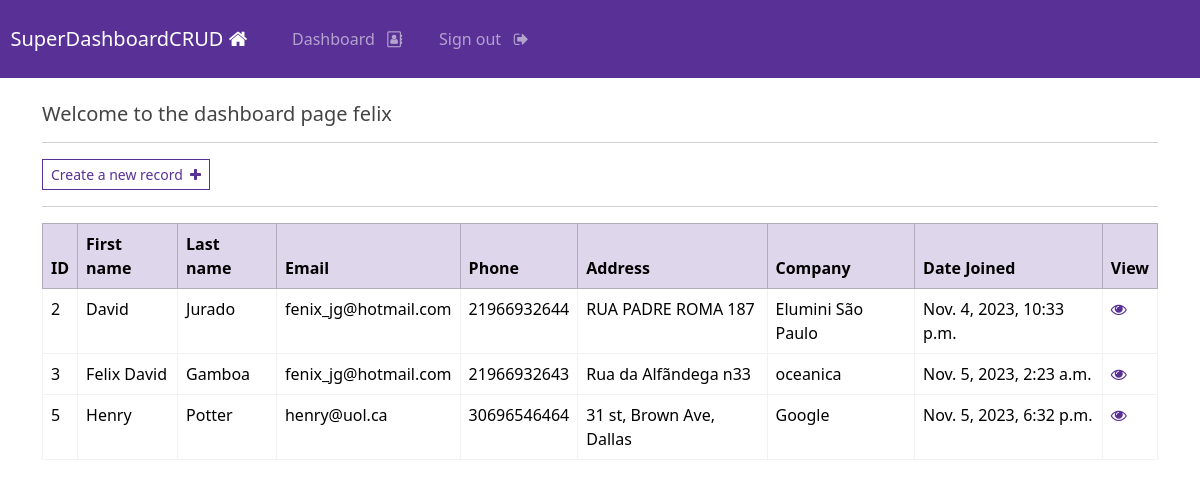
Page /dashboard (signed in) on the earlier database version.
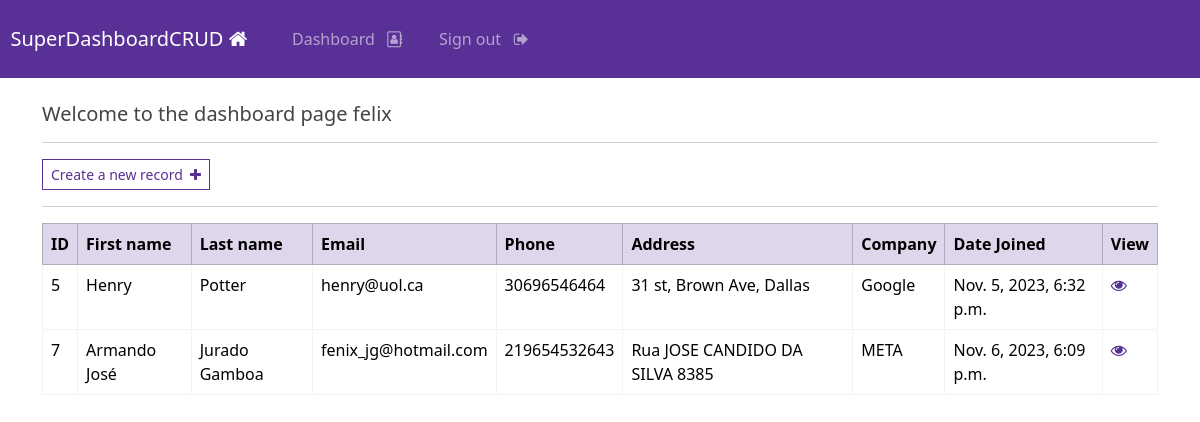
Same page on the later database version.
### webapp/models.py (models this page shows, shortened)
class Record(models.Model):
    Creation_date = models.DateTimeField(auto_now_add=True)
    First_name = models.CharField(max_length=100)
    Last_name = models.CharField(max_length=100)
    Email = models.CharField(max_length=150)
    Phone = models.CharField(max_length=20)
    Address = models.CharField(max_length=300)
    Company = models.CharField(max_length=255)

### webapp/views.py (the view)
# urls.py: path('dashboard', views.dashboard, name="dashboard"),
@login_required(login_url='my-login')
def dashboard(request):
    my_records = Record.objects.all()
    context = {'records': my_records}
    return render(request, 'webapp/dashboard.html', context=context)

### webapp/templates/webapp/dashboard.html
{% extends 'webapp/base.html' %}
{% block content %}
    <h5>Welcome to the dashboard page {{user}}</h5>
    <hr>
    <a class="btn btn-outline-primary btn-sm" href="{% url 'create-record' %}">
        Create a new record &nbsp;<i class="fa fa-plus" aria-hidden="true"></i>
    </a>
    <hr>
    <table class="table table-hover table-bordered">
        <thead class="table-primary">
            <tr>
                <th scope="col"> ID </th>
                <th scope="col"> First name </th>
                <th scope="col"> Last name </th>
                <th scope="col"> Email </th>
                <th scope="col"> Phone </th>
                <th scope="col"> Address </th>
                <th scope="col"> Company </th>
                <th scope="col"> Date Joined</th>
                <th scope="col"> View </th>
            </tr>
        </thead>
        <tbody>
        {% if records %}
            {% for record in records %}
            <tr>
                <td> {{record.id}} </td>
                <td> {{record.First_name}} </td>
                <td> {{record.Last_name}} </td>
                <td> {{record.Email}} </td>
                <td> {{record.Phone}} </td>
                <td> {{record.Address}} </td>
                <td> {{record.Company}} </td>
                <td> {{record.Creation_date}} </td>
                <td> <a href="{% url 'record' record.id %}">  <i class="fa fa-eye" aria-hidden="true"></i> </a> </td>
            </tr>
            {% endfor %}
        {% endif %}
        </tbody>
    </table>
{% endblock %}

### webapp/templates/webapp/base.html (shortened to what this page needs)
{% load static %}
<!DOCTYPE html>
<html>
    <head>
        <link rel="stylesheet" type="text/css" href="https://bootswatch.com/5/pulse/bootstrap.min.css">
        <link rel="stylesheet" type="text/css" href="{% static 'css/styles.css' %}">
        <link rel="stylesheet" href="https://cdnjs.cloudflare.com/ajax/libs/font-awesome/4.7.0/css/font-awesome.min.css">
    </head>
    <body>
        {% include 'webapp/navbar.html' %}
        <div class="container">
            <br>
            {% block content %}
            {% endblock %}
        </div>
    </body>
</html>

### webapp/templates/webapp/navbar.html (shortened to what this page needs)
<nav class="navbar navbar-expand-lg navbar-dark bg-primary justify-content-center">
    <a class="navbar-brand main-heading" href="{% url '' %}">
      &nbsp; SuperDashboardCRUD <i class="fa fa-home" aria-hidden="true"></i>
    </a>
      <div class="collapse navbar-collapse text-center" id="navbarNavDropdown">
        <ul class="navbar-nav mr-auto">
          {% if user.is_authenticated %}
            <li class="nav-item">
              <a class="nav-link" href="{% url 'dashboard' %}">Dashboard &nbsp; <i class="fa fa-address-book-o" aria-hidden="true"></i></i> </a>
            </li>
            <li class="nav-item">
              <a class="nav-link" href="{% url 'user-logout' %}">Sign out &nbsp; <i class="fa fa-sign-out" aria-hidden="true"></i> </a>
            </li>
        </ul>
        {% endif %}
      </div>
  </nav>

Differences in the rows shown:
removed Record: id "2", First_name "David", Last_name "Jurado", Email "fenix_jg@hotmail.com", Phone "21966932644", Address "RUA PADRE ROMA 187", Company "Elumini São Paulo", Creation_date "Nov. 4, 2023, 10:33 p.m."
removed Record: id "3", First_name "Felix David", Last_name "Gamboa", Email "fenix_jg@hotmail.com", Phone "21966932643", Address "Rua da Alfãndega n33", Company "oceanica", Creation_date "Nov. 5, 2023, 2:23 a.m."
added Record: id "7", First_name "Armando José", Last_name "Jurado Gamboa", Email "fenix_jg@hotmail.com", Phone "219654532643", Address "Rua JOSE CANDIDO DA SILVA 8385", Company "META", Creation_date "Nov. 6, 2023, 6:09 p.m."
